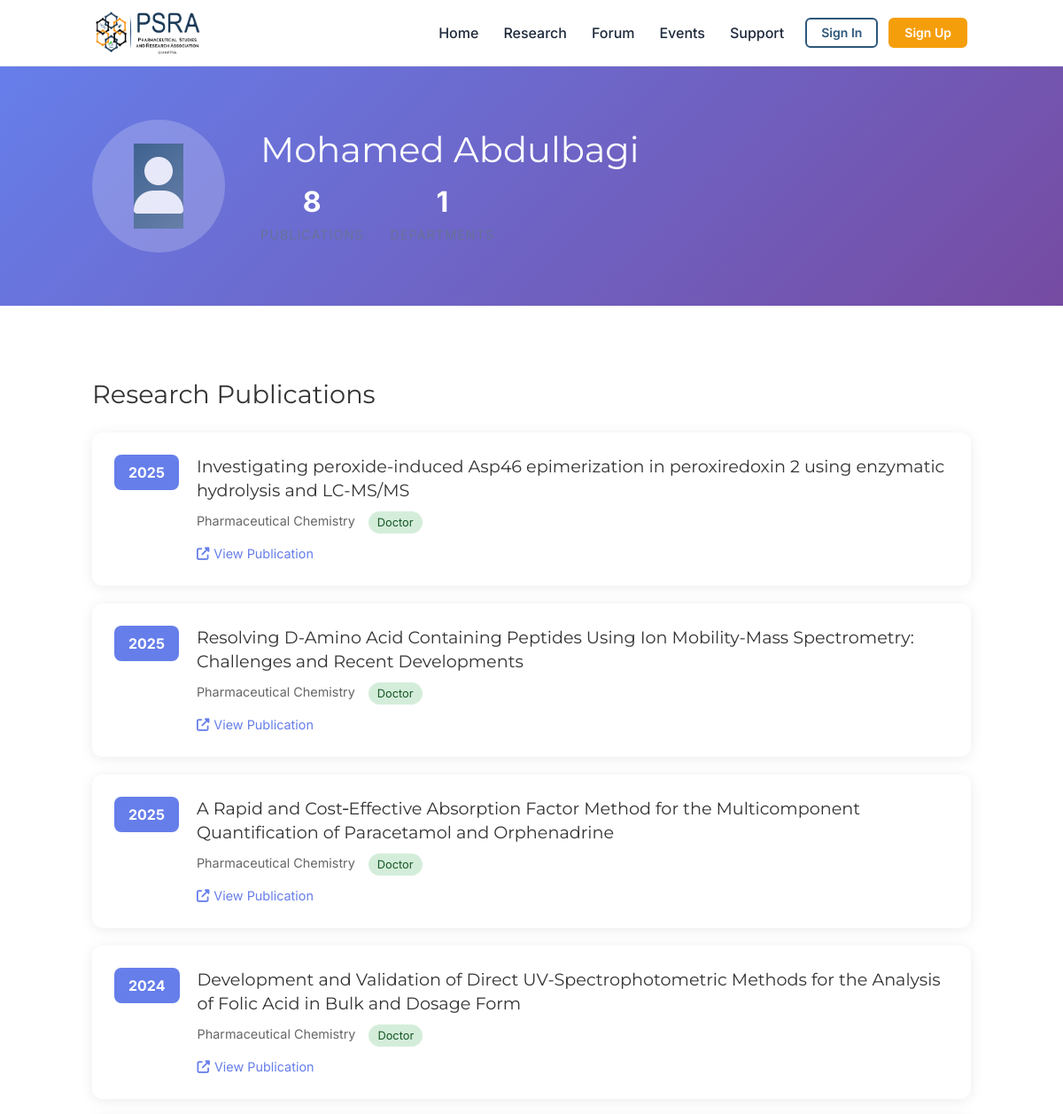
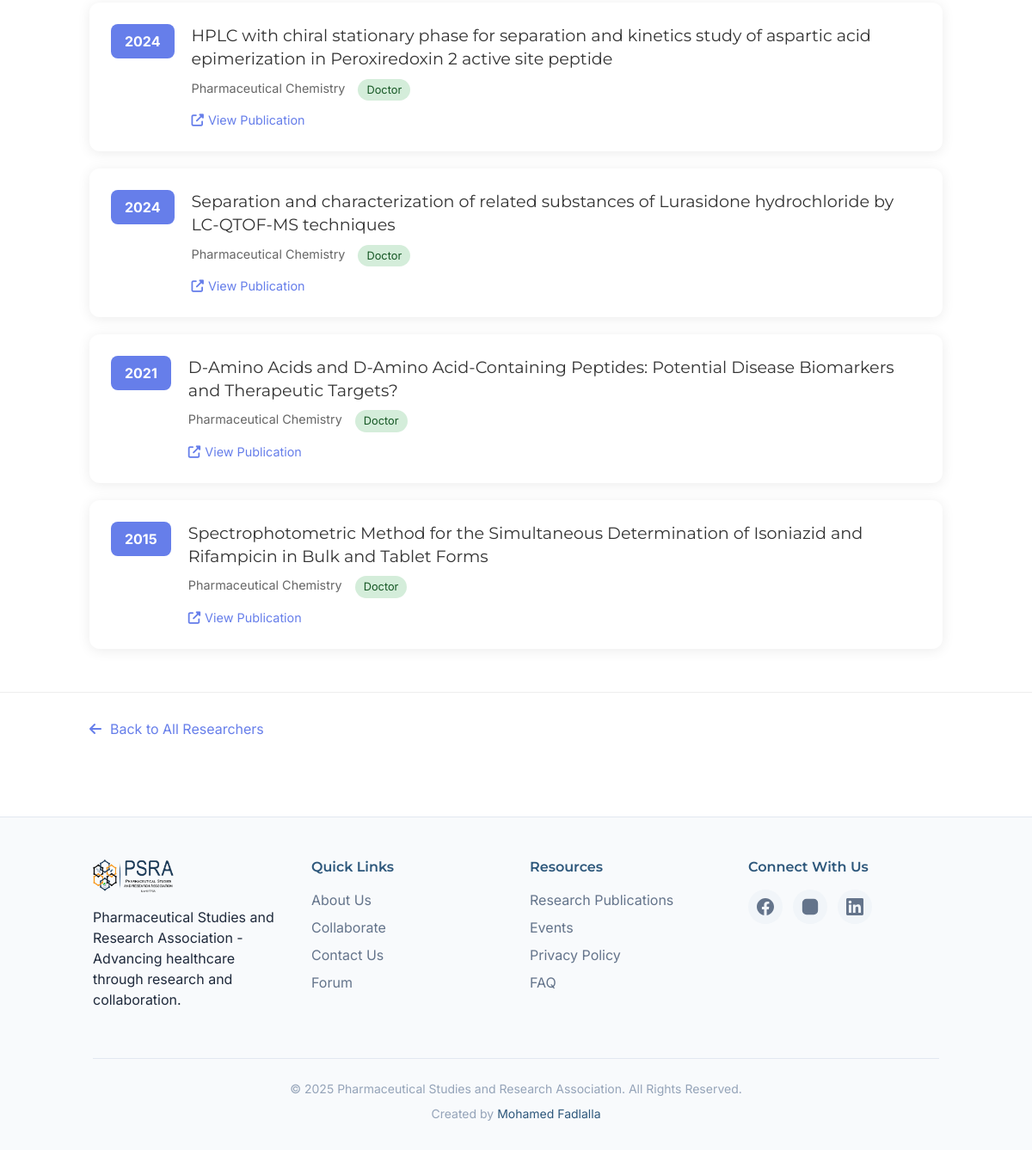
The page /researcher/5 on the database its author committed (2 pictures, top to bottom).
### models.py (models this page shows, shortened)
class Researcher(db.Model):
    id = db.Column(db.Integer, primary_key=True)
    name = db.Column(db.String(200), nullable=False, unique=True)
    profile_picture_url = db.Column(db.String(200), default=None)
    bio = db.Column(db.Text, nullable=True)
    is_registered_user = db.Column(db.Boolean, default=False)
    user_id = db.Column(db.Integer, db.ForeignKey('user.id'), nullable=True)
    created_at = db.Column(db.DateTime, default=datetime.utcnow)
    researches = db.relationship('Research', backref='author', lazy=True, cascade='all, delete-orphan')

class Research(db.Model):
    id = db.Column(db.Integer, primary_key=True)
    title = db.Column(db.String(500), nullable=False)
    doi_url = db.Column(db.String(500), nullable=True)
    department = db.Column(db.String(100), nullable=False)
    year = db.Column(db.Integer, nullable=False)
    researcher_id = db.Column(db.Integer, db.ForeignKey('researcher.id'), nullable=False)
    researcher_type = db.Column(db.String(20), default='doctor')  # 'doctor' or 'student'
    is_approved = db.Column(db.Boolean, default=True)  # For submitted research pending approval
    submitted_by = db.Column(db.Integer, db.ForeignKey('user.id'), nullable=True)  # User who submitted
    submitted_by_user = db.relationship('User', foreign_keys=[submitted_by], backref='submitted_researches')
    created_at = db.Column(db.DateTime, default=datetime.utcnow)

### app.py (the view)
@app.route('/researcher/<int:researcher_id>')
def researcher_profile(researcher_id):
    profile_data = ResearchService.get_researcher_profile(researcher_id)
    if not profile_data:
        flash('Researcher not found.', FLASH_ERROR)
        return redirect(url_for('researchers'))
    return render_template(
        'researcher_profile.html',
        researcher=profile_data['researcher'],
        researches=profile_data['researches'],
        departments=profile_data['departments'],
        total_researches=profile_data['total_researches']
    )

### app.py (called while the page is built)
@app.context_processor
def inject_unread_messages():
    if current_user.is_authenticated:
        unread_count = Message.query.filter_by(receiver_id=current_user.id, is_read=False).count()
        return {'unread_message_count': unread_count}
    return {'unread_message_count': 0}

### services/research_service.py (called while the page is built)
    @staticmethod
    def get_researcher_profile(researcher_id: int) -> Optional[Dict[str, Any]]:
        researcher = Researcher.query.get(researcher_id)
        if not researcher:
            return None
        researches = Research.query.filter_by(
            researcher_id=researcher_id
        ).order_by(Research.year.desc()).all()
        departments = {}
        for research in researches:
            if research.department not in departments:
                departments[research.department] = []
            departments[research.department].append(research)
        return {
            'researcher': researcher,
            'researches': researches,
            'departments': departments,
            'total_researches': len(researches)
        }

### templates/researcher_profile.html (shortened to what this page needs)
{% extends "base.html" %}
{% block content %}
<div class="researcher-profile-page">
    <div class="profile-header">
        <div class="container mx-auto px-4">
            <div class="profile-info">
                <div class="profile-avatar">
                    {% if researcher.profile_picture_url %}
                    <img src="{{ researcher.profile_picture_url }}" alt="{{ researcher.name }}">
                    {% else %}
                    <div class="avatar-placeholder">
                        <i class="fas fa-user"></i>
                    </div>
                    {% endif %}
                </div>
                <div class="profile-details">
                    <h1>{{ researcher.name }}</h1>
                    <div class="profile-stats">
                        <div class="stat">
                            <span class="stat-value">{{ total_researches }}</span>
                            <span class="stat-label">Publications</span>
                        </div>
                        <div class="stat">
                            <span class="stat-value">{{ departments|length }}</span>
                            <span class="stat-label">Departments</span>
                        </div>
                    </div>
                </div>
            </div>
        </div>
    </div>
    <div class="research-section">
        <div class="container mx-auto px-4">
            <h2>Research Publications</h2>
            {% if researches %}
            <div class="research-list">
                {% for research in researches %}
                <div class="research-item" data-department="{{ research.department|replace(' ', '-')|lower }}">
                    <div class="research-year">{{ research.year }}</div>
                    <div class="research-content">
                        <h3 class="research-title">
                            {% if research.doi_url %}
                            <a href="{{ research.doi_url }}" target="_blank" rel="noopener noreferrer">
                                {{ research.title }}
                            </a>
                            {% else %}
                            {{ research.title }}
                            {% endif %}
                        </h3>
                        <div class="research-meta">
                            <span class="department">{{ research.department }}</span>
                            <span class="type-badge {{ research.researcher_type }}">
                                {{ research.researcher_type|title }}
                            </span>
                        </div>
                        {% if research.doi_url %}
                        <a href="{{ research.doi_url }}" target="_blank" rel="noopener noreferrer" class="doi-link">
                            <i class="fas fa-external-link-alt"></i> View Publication
                        </a>
                        {% endif %}
                    </div>
                </div>
                {% endfor %}
            </div>
            {% else %}
            <div class="no-research">
                <p>No research publications found for this researcher.</p>
            </div>
            {% endif %}
        </div>
    </div>
    <div class="back-section">
        <div class="container mx-auto px-4">
            <a href="{{ url_for('researchers') }}" class="back-link">
                <i class="fas fa-arrow-left"></i> Back to All Researchers
            </a>
        </div>
    </div>
</div>
{% endblock %}

### static/css/style.css (style rules this page uses)
:root { --primary-blue: #2D577B; --primary-blue-light: #607D9B; --primary-blue-dark: #1E3A5F; --accent-orange: #F59E0B; --accent-orange-hover: #D97706; --accent-green: #4ADE80; --accent-green-dark: #22C55E; --color-success: #22C55E; --color-success-bg: #DCFCE7; --color-warning: #F59E0B; --color-warning-bg: #FEF3C7; --color-error: #EF4444; --color-error-bg: #FEE2E2; --color-info: #3B82F6; --color-info-bg: #DBEAFE; --text-primary: #1E293B; --text-secondary: #64748B; --text-muted: #94A3B8; --text-inverse: #FFFFFF; --bg-primary: #FFFFFF; --bg-secondary: #F8FAFC; --bg-tertiary: #F1F5F9; --bg-overlay: rgba(0, 0, 0, 0.5); --border-color: #E2E8F0; --border-color-dark: #CBD5E1; --border-focus: #2D577B; --space-1: 4px; --space-2: 8px; --space-3: 12px; --space-4: 16px; --space-5: 20px; --space-6: 24px; --space-8: 32px; --space-10: 40px; --space-12: 48px; --space-16: 64px; --space-20: 80px; --font-family-heading: 'Montserrat', -apple-system, BlinkMacSystemFont, sans-serif; --font-family-body: 'Inter', -apple-system, BlinkMacSystemFont, 'Segoe UI', Roboto, sans-serif; --font-family-mono: 'Fira Code', 'Consolas', monospace; --font-size-xs: 0.75rem; --font-size-sm: 0.875rem; --font-size-base: 1rem; --font-size-lg: 1.125rem; --font-size-xl: 1.25rem; --font-size-2xl: 1.5rem; --font-size-3xl: 1.875rem; --font-size-4xl: 2.25rem; --font-size-5xl: 3rem; --font-weight-normal: 400; --font-weight-medium: 500; --font-weight-semibold: 600; --font-weight-bold: 700; --line-height-tight: 1.25; --line-height-normal: 1.5; --line-height-relaxed: 1.75; --radius-sm: 4px; --radius-md: 6px; --radius-lg: 8px; --radius-xl: 12px; --radius-2xl: 16px; --radius-full: 9999px; --shadow-sm: 0 1px 2px 0 rgba(0, 0, 0, 0.05); --shadow-md: 0 4px 6px -1px rgba(0, 0, 0, 0.1), 0 2px 4px -1px rgba(0, 0, 0, 0.06); --shadow-lg: 0 10px 15px -3px rgba(0, 0, 0, 0.1), 0 4px 6px -2px rgba(0, 0, 0, 0.05); --shadow-xl: 0 20px 25px -5px rgba(0, 0, 0, 0.1), 0 10px 10px -5px rgba(0, 0, 0, 0.04); --shadow-2xl: 0 25px 50px -12px rgba(0, 0, 0, 0.25); --shadow-inner: inset 0 2px 4px 0 rgba(0, 0, 0, 0.06); --transition-fast: 150ms ease; --transition-normal: 200ms ease; --transition-slow: 300ms ease; --transition-bounce: 300ms cubic-bezier(0.68, -0.55, 0.265, 1.55); --z-dropdown: 100; --z-sticky: 200; --z-fixed: 300; --z-modal-backdrop: 400; --z-modal: 500; --z-toast: 600; --z-tooltip: 700; }
*, *::before, *::after { box-sizing: border-box; margin: 0; padding: 0; }
html { scroll-behavior: smooth; -webkit-text-size-adjust: 100%; }
body { font-family: var(--font-family-body); font-size: var(--font-size-base); line-height: var(--line-height-normal); color: var(--text-primary); background-color: var(--bg-primary); -webkit-font-smoothing: antialiased; -moz-osx-font-smoothing: grayscale; min-height: 100vh; display: flex; flex-direction: column; }
h1, h2, h3, h4, h5, h6 { font-family: var(--font-family-heading); font-weight: var(--font-weight-bold); line-height: var(--line-height-tight); color: var(--text-primary); }
h1 { font-size: var(--font-size-4xl); }
h2 { font-size: var(--font-size-3xl); }
h3 { font-size: var(--font-size-2xl); }
a { color: var(--primary-blue); text-decoration: none; transition: color var(--transition-fast); }
.container { max-width: 1200px; margin: 0 auto; padding: 0 var(--space-5); }
.avatar-placeholder { background: linear-gradient(135deg, var(--primary-blue) 0%, var(--primary-blue-light) 100%); }
.profile-header { margin-bottom: var(--space-8); }
.profile-avatar { flex-shrink: 0; }
.profile-info { flex: 1; }
.profile-info h1 { margin: 0 0 var(--space-1); font-size: var(--font-size-2xl); color: var(--text-inverse); }
.stat-label { color: var(--text-secondary); font-size: var(--font-size-sm); text-transform: uppercase; letter-spacing: 1px; }
.research-meta { display: flex; flex-wrap: wrap; gap: var(--space-3); font-size: var(--font-size-sm); color: var(--text-muted); }

### rows shown on the page
Researcher: name "Mohamed Abdulbagi"
Research: year "2025", title "Investigating peroxide-induced Asp46 epimerization in peroxiredoxin 2 using enzymatic hydrolysis and LC-MS/MS", department "Pharmaceutical Chemistry", researcher_type "Doctor"
Research: year "2025", title "Resolving D-Amino Acid Containing Peptides Using Ion Mobility-Mass Spectrometry: Challenges and Recent Developments", department "Pharmaceutical Chemistry", researcher_type "Doctor"
Research: year "2025", title "A Rapid and Cost‐Effective Absorption Factor Method for the Multicomponent Quantification of Paracetamol and Orphenadrine", department "Pharmaceutical Chemistry", researcher_type "Doctor"
Research: year "2024", title "Development and Validation of Direct UV-Spectrophotometric Methods for the Analysis of Folic Acid in Bulk and Dosage Form", department "Pharmaceutical Chemistry", researcher_type "Doctor"
Research: year "2024", title "HPLC with chiral stationary phase for separation and kinetics study of aspartic acid epimerization in Peroxiredoxin 2 active site peptide", department "Pharmaceutical Chemistry", researcher_type "Doctor"
Research: year "2024", title "Separation and characterization of related substances of Lurasidone hydrochloride by LC-QTOF-MS techniques", department "Pharmaceutical Chemistry", researcher_type "Doctor"
Research: year "2021", title "D-Amino Acids and D-Amino Acid-Containing Peptides: Potential Disease Biomarkers and Therapeutic Targets?", department "Pharmaceutical Chemistry", researcher_type "Doctor"
Research: year "2015", title "Spectrophotometric Method for the Simultaneous Determination of Isoniazid and Rifampicin in Bulk and Tablet Forms", department "Pharmaceutical Chemistry", researcher_type "Doctor"

### other values the page prints
{{ total_researches }} "8"
{{ departments|length }} "1"
{{ now.year if now else 2025 }} "2025"
